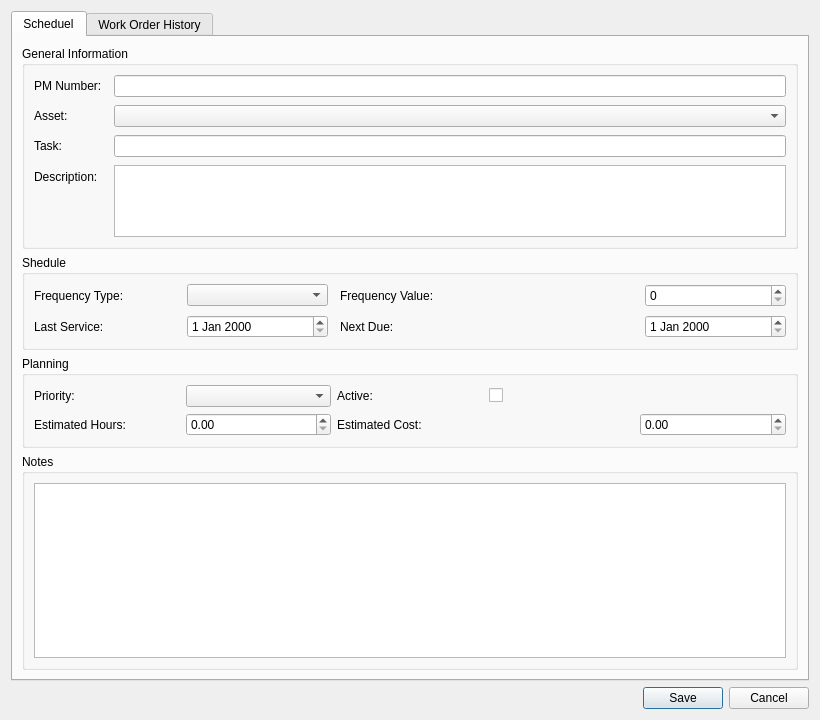
<?xml version="1.0" encoding="UTF-8"?>
<ui version="4.0">
 <class>PreventiveMaintenaceDialog</class>
 <widget class="QDialog" name="PreventiveMaintenaceDialog">
  <property name="geometry">
   <rect>
    <x>0</x>
    <y>0</y>
    <width>820</width>
    <height>720</height>
   </rect>
  </property>
  <property name="minimumSize">
   <size>
    <width>720</width>
    <height>620</height>
   </size>
  </property>
  <property name="maximumSize">
   <size>
    <width>1000</width>
    <height>16777215</height>
   </size>
  </property>
  <property name="windowTitle">
   <string>PM Schedule</string>
  </property>
  <layout class="QVBoxLayout" name="verticalLayout">
   <item>
    <widget class="QTabWidget" name="tabWidget">
     <property name="currentIndex">
      <number>0</number>
     </property>
     <widget class="QWidget" name="Scheduel">
      <attribute name="title">
       <string>Scheduel</string>
      </attribute>
      <layout class="QVBoxLayout" name="verticalLayout_3">
       <item>
        <widget class="QGroupBox" name="groupGeneralInfo">
         <property name="title">
          <string>General Information</string>
         </property>
         <layout class="QFormLayout" name="formLayout_2">
          <property name="horizontalSpacing">
           <number>12</number>
          </property>
          <property name="verticalSpacing">
           <number>8</number>
          </property>
          <item row="0" column="0">
           <widget class="QLabel" name="lblPMNumber">
            <property name="text">
             <string>PM Number:</string>
            </property>
           </widget>
          </item>
          <item row="0" column="1">
           <widget class="QLineEdit" name="txtPMNumber"/>
          </item>
          <item row="1" column="0">
           <widget class="QLabel" name="lblAsset">
            <property name="text">
             <string>Asset:</string>
            </property>
           </widget>
          </item>
          <item row="1" column="1">
           <widget class="QComboBox" name="cmbAsset"/>
          </item>
          <item row="2" column="0">
           <widget class="QLabel" name="lblTask">
            <property name="text">
             <string>Task:</string>
            </property>
           </widget>
          </item>
          <item row="2" column="1">
           <widget class="QLineEdit" name="txtTask"/>
          </item>
          <item row="3" column="0">
           <widget class="QLabel" name="lblDescription">
            <property name="text">
             <string>Description:</string>
            </property>
           </widget>
          </item>
          <item row="3" column="1">
           <widget class="QPlainTextEdit" name="teDescription">
            <property name="minimumSize">
             <size>
              <width>0</width>
              <height>70</height>
             </size>
            </property>
            <property name="maximumSize">
             <size>
              <width>16777215</width>
              <height>90</height>
             </size>
            </property>
           </widget>
          </item>
         </layout>
        </widget>
       </item>
       <item>
        <widget class="QGroupBox" name="groupSchedule">
         <property name="title">
          <string>Shedule</string>
         </property>
         <layout class="QGridLayout" name="gridLayout">
          <property name="horizontalSpacing">
           <number>12</number>
          </property>
          <property name="verticalSpacing">
           <number>8</number>
          </property>
          <item row="0" column="0">
           <widget class="QLabel" name="lblFrequencyType">
            <property name="text">
             <string>Frequency Type:</string>
            </property>
           </widget>
          </item>
          <item row="0" column="1">
           <widget class="QComboBox" name="cmbFrequencyType"/>
          </item>
          <item row="0" column="2" colspan="2">
           <widget class="QLabel" name="lblFrequencyValue">
            <property name="text">
             <string>Frequency Value:</string>
            </property>
           </widget>
          </item>
          <item row="0" column="4">
           <widget class="QSpinBox" name="spnFrequencyValue"/>
          </item>
          <item row="1" column="0">
           <widget class="QLabel" name="lblLastService">
            <property name="text">
             <string>Last Service:</string>
            </property>
           </widget>
          </item>
          <item row="1" column="1">
           <widget class="QDateEdit" name="dtLastService"/>
          </item>
          <item row="1" column="2">
           <widget class="QLabel" name="lblNextDue">
            <property name="text">
             <string>Next Due:</string>
            </property>
           </widget>
          </item>
          <item row="1" column="4">
           <widget class="QDateEdit" name="dtNextDue"/>
          </item>
         </layout>
        </widget>
       </item>
       <item>
        <widget class="QGroupBox" name="groupPlanning">
         <property name="title">
          <string>Planning</string>
         </property>
         <layout class="QGridLayout" name="gridLayout_2">
          <item row="0" column="0">
           <widget class="QLabel" name="lblPriority">
            <property name="text">
             <string>Priority:</string>
            </property>
           </widget>
          </item>
          <item row="0" column="1">
           <widget class="QComboBox" name="cmbPriority"/>
          </item>
          <item row="0" column="2">
           <widget class="QLabel" name="lblActive">
            <property name="text">
             <string>Active:</string>
            </property>
           </widget>
          </item>
          <item row="0" column="3">
           <widget class="QCheckBox" name="chkActive">
            <property name="text">
             <string/>
            </property>
           </widget>
          </item>
          <item row="1" column="0">
           <widget class="QLabel" name="lblEstimatedHours">
            <property name="text">
             <string>Estimated Hours:</string>
            </property>
           </widget>
          </item>
          <item row="1" column="1">
           <widget class="QDoubleSpinBox" name="dsbEstimatedHours"/>
          </item>
          <item row="1" column="2" colspan="2">
           <widget class="QLabel" name="lblEstimatedCost">
            <property name="text">
             <string>Estimated Cost:</string>
            </property>
           </widget>
          </item>
          <item row="1" column="4">
           <widget class="QDoubleSpinBox" name="dsbEstimatedCost"/>
          </item>
         </layout>
        </widget>
       </item>
       <item>
        <widget class="QGroupBox" name="groupNotes">
         <property name="title">
          <string>Notes</string>
         </property>
         <layout class="QVBoxLayout" name="verticalLayout_2">
          <item>
           <widget class="QPlainTextEdit" name="teNotes">
            <property name="minimumSize">
             <size>
              <width>0</width>
              <height>70</height>
             </size>
            </property>
           </widget>
          </item>
         </layout>
        </widget>
       </item>
      </layout>
     </widget>
     <widget class="QWidget" name="WorkOrderHistory">
      <attribute name="title">
       <string>Work Order History</string>
      </attribute>
      <layout class="QVBoxLayout" name="verticalLayout_5">
       <item>
        <widget class="QGroupBox" name="groupHistory">
         <property name="title">
          <string>Maintenance Work Order History</string>
         </property>
         <layout class="QVBoxLayout" name="verticalLayout_4">
          <item>
           <widget class="QTableWidget" name="tblHistory"/>
          </item>
          <item>
           <widget class="QLabel" name="lblHistoryCount">
            <property name="text">
             <string>0 Work Orders</string>
            </property>
           </widget>
          </item>
         </layout>
        </widget>
       </item>
      </layout>
     </widget>
    </widget>
   </item>
   <item>
    <widget class="QDialogButtonBox" name="buttonBox">
     <property name="orientation">
      <enum>Qt::Orientation::Horizontal</enum>
     </property>
     <property name="standardButtons">
      <set>QDialogButtonBox::StandardButton::Cancel|QDialogButtonBox::StandardButton::Save</set>
     </property>
    </widget>
   </item>
  </layout>
 </widget>
 <resources/>
 <connections>
  <connection>
   <sender>buttonBox</sender>
   <signal>accepted()</signal>
   <receiver>PreventiveMaintenaceDialog</receiver>
   <slot>accept()</slot>
   <hints>
    <hint type="sourcelabel">
     <x>248</x>
     <y>254</y>
    </hint>
    <hint type="destinationlabel">
     <x>157</x>
     <y>274</y>
    </hint>
   </hints>
  </connection>
  <connection>
   <sender>buttonBox</sender>
   <signal>rejected()</signal>
   <receiver>PreventiveMaintenaceDialog</receiver>
   <slot>reject()</slot>
   <hints>
    <hint type="sourcelabel">
     <x>316</x>
     <y>260</y>
    </hint>
    <hint type="destinationlabel">
     <x>286</x>
     <y>274</y>
    </hint>
   </hints>
  </connection>
 </connections>
</ui>
